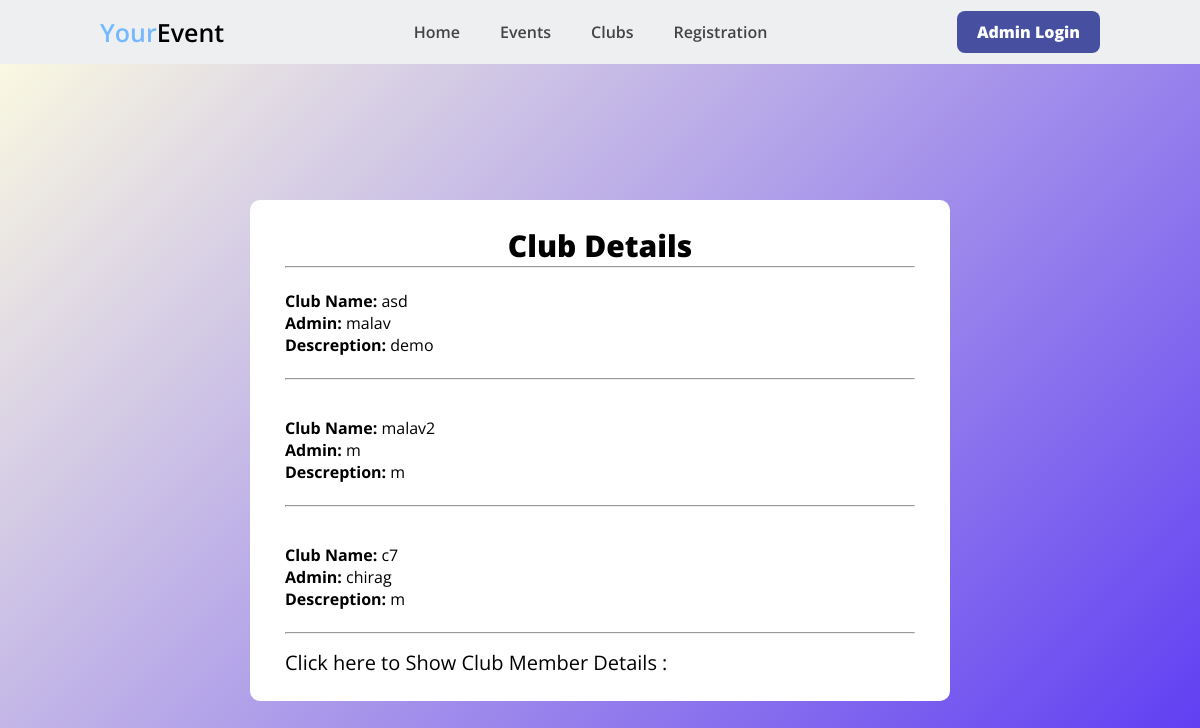
The app's page /Clubs with its own data.
### home/models.py (models this page shows)
class Club(models.Model):
    name = models.CharField(max_length=30)
    admin = models.CharField(max_length=30)
    desc = models.CharField(max_length=500)
    admin_email = models.EmailField(max_length=254)

### home/views.py (the view)
# urls.py: path("Clubs", views.Clubs, name='Clubs'),
def Clubs(request):
    event_list = Club.objects.all()
    return render(request, 'Clubs.html', {'event_list':event_list})

### templates/Clubs.html (shortened to what this page needs)
<!DOCTYPE html>
<html lang="en">
<head>
    <link rel="stylesheet" href="https://cdn.jsdelivr.net/npm/boxicons@latest/css/boxicons.min.css">
</head>
<header>
    <div class="logo">
        <span id="blue">Your</span>Event
    </div>
    <ul class="navbar">
        <li><a href="/" class="tmp">Home</a></li>
        <li><a href="/EventDetails">Events</a></li>
        <li><a href="/Clubs">Clubs</a></li>
        <li><a href="/ParticipantRegistration">Registration</a></li>
    </ul>
    <div class="header-btn">
        <a href="/SignUp" class="sign-up">Admin Login</a>
    </div>
</header>
<body>
    <div class="container">
        <div class="title">Club Details</div>
        <hr>
        {% for event in event_list %}
        <div style="margin-bottom: 15px;">
            <br>
            <p> <b>Club Name: </b>{{event.name}}</p>
            <p> <b>Admin: </b> {{event.admin}} </p>
            <p> <b>Descreption: </b> {{event.desc}} </p>
            <br>
            <hr>
        </div>
        {% endfor %}
        <details>
            <summary><span style="font-size:20px;" id="span1"> Click here to Show Club Member Details :</span></summary>
        </details>
        </div>
</body>
</html>

### templates/Clubs.html (style rules this page uses)
* { padding: 0; margin: 0; box-sizing: border-box; scroll-padding: 2rem; scroll-behavior: smooth; list-style: none; text-decoration: none; font-family: 'Open Sans', sans-serif; }
:root { --main-color: #fe5b3d; --second-color: #ffac38; --text-color: #444; --gradient: linear-gradient(#fe5b3d, #ffac38); }
header { position: fixed; width: 100%; top: 0; right: 0; z-index: 1000; display: flex; align-items: center; justify-content: space-between; background: #eeeff1; padding: 15px 100px; }
.logo { font-size: 25px; font-weight: 501; }
#blue { color: #74b9ff; }
.header-btn a { padding: 10px 20px; color: var(--text-color); font-weight: 1000; }
.navbar { display: flex; }
.navbar li { position: relative; }
.navbar a { font-weight: 505; font-size: 1rem; padding: 10px 20px; color: var(--text-color); font-weight: 501; }
.navbar a::after { content: ''; width: 0; height: 3px; background: var(--gradient); position: relative; bottom: -4px; left: 0; transition: 0.5s; }
.header-btn .sign-up { background: #474fa0; color: #fff; border-radius: 0.5rem; }
body { display: flex; min-height: 100vh; justify-content: center; align-items: center; background: linear-gradient(135deg, #FFFFE0, #5a38f3); background-repeat: no-repeat; }
.container { max-width: 700px; margin-top: 100px; width: 100%; background: #fff; padding: 25px 35px; border-radius: 10px; }
.container .title { font-size: 30px; text-align: center; font-weight: 1000; position: relative; }

### records on screen
Club: name "asd", admin "malav", desc "demo"
Club: name "malav2", admin "m", desc "m"
Club: name "c7", admin "chirag", desc "m"
